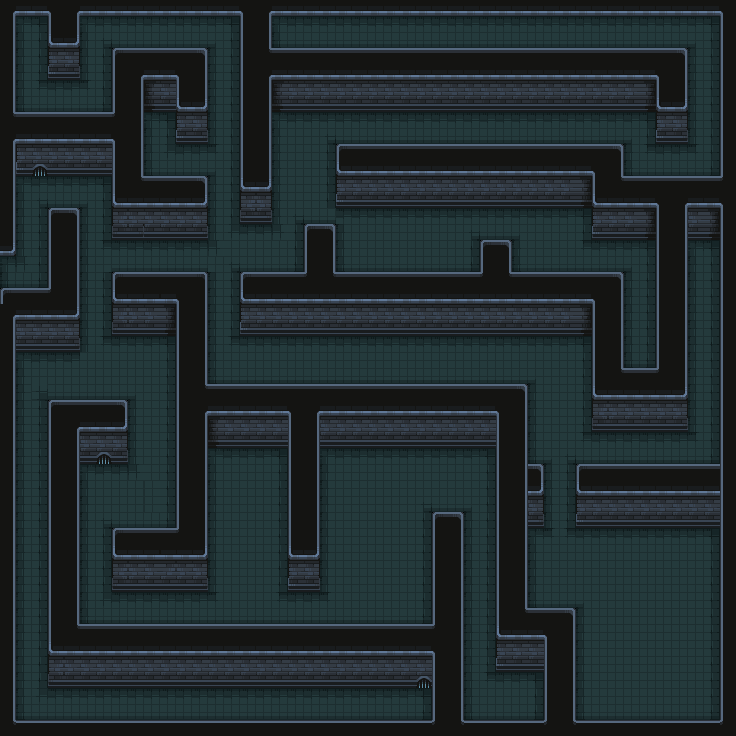

This game map was drawn from its Tiled (.tmx) file and the tilesets committed beside it. A one-line description and the trimmed map source follow:
An orthogonal 46x46 tile map with 16x16 px tiles, 1 tile layer (Map), 2 tilesets and 43 objects (Player, Fire).

<map version="1.10" tiledversion="1.10.2" orientation="orthogonal" renderorder="right-down" width="46" height="46" tilewidth="16" tileheight="16" infinite="0" nextlayerid="10" nextobjectid="125">
 <tileset firstgid="1" name="dark_dungeon_tilemap" tilewidth="16" tileheight="16" tilecount="625" columns="25">
  <image source="../images/Terrain/dark_dungeon_tilemap.png" width="400" height="400" />
 </tileset>
 <tileset firstgid="626" source="kenny_tilemap.tsx" />
 <layer id="1" name="Map" width="46" height="46">
  <data>[2116 cells, 2116 non-empty, 44 distinct tile ids]</data>
 </layer>
 <objectgroup id="4" name="Collisions" locked="1">
  <object id="2" x="16" y="0" width="720" height="16" />
  <object id="3" x="720" y="16" width="16" height="720" />
  <object id="4" x="16" y="720" width="704" height="16" />
  <object id="5" x="240" y="16" width="32" height="192" />
  <object id="6" x="272" y="48" width="384" height="48" />
  <object id="7" x="656" y="48" width="32" height="80" />
  <object id="8" x="336" y="144" width="256" height="48" />
  <object id="9" x="592" y="144" width="32" height="80" />
  <object id="10" x="624" y="176" width="96" height="48" />
  <object id="11" x="656" y="224" width="32" height="144" />
  <object id="12" x="592" y="368" width="96" height="48" />
  <object id="13" x="592" y="272" width="32" height="96" />
  <object id="14" x="240" y="272" width="352" height="48" />
  <object id="15" x="480" y="240" width="32" height="32" />
  <object id="16" x="304" y="224" width="32" height="48" />
  <object id="17" x="576" y="464" width="144" height="48" />
  <object id="18" x="528" y="464" width="16" height="48" />
  <object id="19" x="496" y="384" width="32" height="224" />
  <object id="20" x="496" y="608" width="80" height="48" />
  <object id="21" x="544" y="656" width="32" height="64" />
  <object id="22" x="432" y="512" width="32" height="208" />
  <object id="23" x="48" y="624" width="384" height="48" />
  <object id="24" x="48" y="400" width="32" height="224" />
  <object id="25" x="80" y="400" width="48" height="48" />
  <object id="26" x="112" y="272" width="64" height="48" />
  <object id="27" x="176" y="272" width="32" height="256" />
  <object id="28" x="112" y="528" width="96" height="48" />
  <object id="29" x="208" y="384" width="288" height="48" />
  <object id="30" x="288" y="432" width="32" height="144" />
  <object id="31" x="48" y="208" width="32" height="80" />
  <object id="32" x="16" y="288" width="64" height="48" />
  <object id="33" x="16" y="112" width="96" height="48" />
  <object id="36" x="176" y="48" width="32" height="80" />
  <object id="37" x="144" y="48" width="32" height="48" />
  <object id="38" x="48" y="16" width="32" height="48" />
  <object id="62" x="112" y="48" width="32" height="128" />
  <object id="63" x="112" y="176" width="96" height="48" />
  <object id="65" x="0" y="0" width="16" height="256" />
  <object id="67" x="0" y="288" width="16" height="448" />
  <object id="69" x="0" y="256" height="32" />
  <object id="71" x="-16" y="256" width="16" height="32" />
 </objectgroup>
 <objectgroup id="5" name="Spawnpoints">
  <object id="61" name="Player" type="Player" x="32" y="256" />
  <object id="81" name="Fire" type="Fire" x="592" y="608" width="96" height="96" />
 </objectgroup>
</map>
